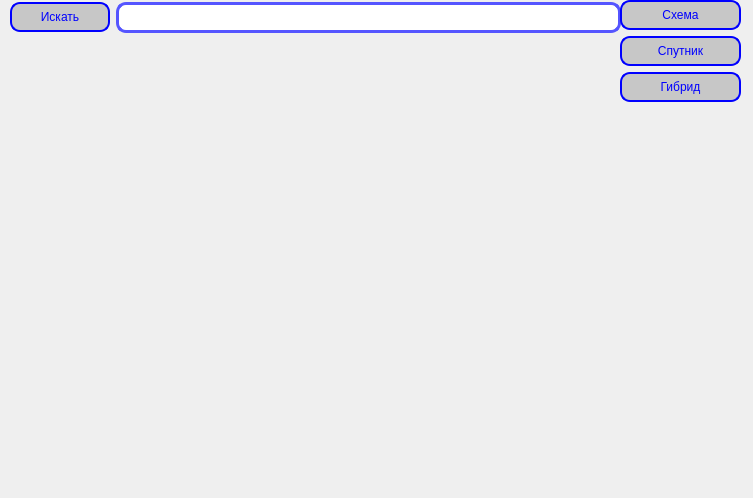
<?xml version="1.0" encoding="UTF-8"?>
<ui version="4.0">
 <class>MainWindow</class>
 <widget class="QMainWindow" name="MainWindow">
  <property name="geometry">
   <rect>
    <x>0</x>
    <y>0</y>
    <width>753</width>
    <height>498</height>
   </rect>
  </property>
  <property name="windowTitle">
   <string>MainWindow</string>
  </property>
  <widget class="QWidget" name="centralwidget">
   <widget class="QWidget" name="layoutWidget">
    <property name="geometry">
     <rect>
      <x>10</x>
      <y>0</y>
      <width>611</width>
      <height>493</height>
     </rect>
    </property>
    <layout class="QVBoxLayout" name="verticalLayout">
     <item>
      <layout class="QHBoxLayout" name="horizontalLayout">
       <item>
        <widget class="QPushButton" name="findButton">
         <property name="minimumSize">
          <size>
           <width>100</width>
           <height>30</height>
          </size>
         </property>
         <property name="styleSheet">
          <string notr="true">background-color: rgb(199, 199, 199);
font: 12pt &quot;MS Shell Dlg 2&quot;;
border-radius: 10px;
border: 2px solid blue;
color: blue;</string>
         </property>
         <property name="text">
          <string>Искать</string>
         </property>
        </widget>
       </item>
       <item>
        <widget class="QLineEdit" name="find_Edit">
         <property name="minimumSize">
          <size>
           <width>451</width>
           <height>31</height>
          </size>
         </property>
         <property name="styleSheet">
          <string notr="true">
border-radius: 10px;
border: 3px solid rgb(85, 85, 255);
</string>
         </property>
        </widget>
       </item>
      </layout>
     </item>
     <item>
      <widget class="QLabel" name="image">
       <property name="minimumSize">
        <size>
         <width>600</width>
         <height>450</height>
        </size>
       </property>
       <property name="maximumSize">
        <size>
         <width>600</width>
         <height>450</height>
        </size>
       </property>
       <property name="text">
        <string/>
       </property>
      </widget>
     </item>
    </layout>
   </widget>
   <widget class="QWidget" name="verticalLayoutWidget">
    <property name="geometry">
     <rect>
      <x>620</x>
      <y>0</y>
      <width>121</width>
      <height>104</height>
     </rect>
    </property>
    <layout class="QVBoxLayout" name="verticalLayout_2">
     <item>
      <widget class="QPushButton" name="pushButton">
       <property name="minimumSize">
        <size>
         <width>100</width>
         <height>30</height>
        </size>
       </property>
       <property name="styleSheet">
        <string notr="true">#pushButton {
background-color: rgb(199, 199, 199);
font: 12pt &quot;MS Shell Dlg 2&quot;;
border-radius: 10px;
border: 2px solid blue;
color: blue;
}

#pushButton:hover {
	background-color: rgb(0, 255, 0);
}</string>
       </property>
       <property name="text">
        <string>Схема</string>
       </property>
      </widget>
     </item>
     <item>
      <widget class="QPushButton" name="pushButton_1">
       <property name="minimumSize">
        <size>
         <width>100</width>
         <height>30</height>
        </size>
       </property>
       <property name="styleSheet">
        <string notr="true">#pushButton_1 {
background-color: rgb(199, 199, 199);
font: 12pt &quot;MS Shell Dlg 2&quot;;
border-radius: 10px;
border: 2px solid blue;
color: blue;
}

#pushButton_1:hover {
	background-color: rgb(0, 255, 0);
}</string>
       </property>
       <property name="text">
        <string>Спутник</string>
       </property>
      </widget>
     </item>
     <item>
      <widget class="QPushButton" name="pushButton_2">
       <property name="minimumSize">
        <size>
         <width>100</width>
         <height>30</height>
        </size>
       </property>
       <property name="styleSheet">
        <string notr="true">#pushButton_2 {
background-color: rgb(199, 199, 199);
font: 12pt &quot;MS Shell Dlg 2&quot;;
border-radius: 10px;
border: 2px solid blue;
color: blue;
}

#pushButton_2:hover {
	background-color: rgb(0, 255, 0);
}</string>
       </property>
       <property name="text">
        <string>Гибрид</string>
       </property>
      </widget>
     </item>
    </layout>
   </widget>
  </widget>
 </widget>
 <resources/>
 <connections/>
</ui>
